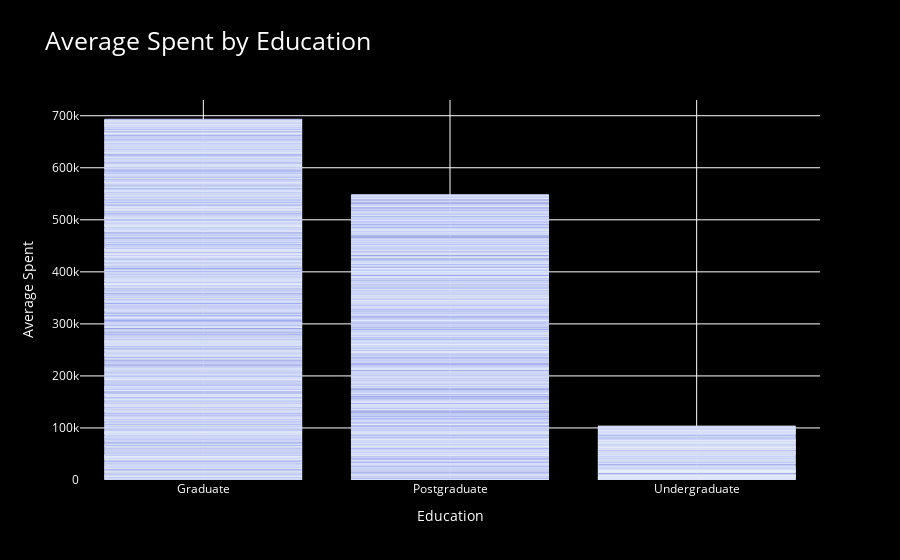

Source (notebook cell):
### Markdown cell above
### <center> Average Spent x Education and Family_Size

### Code cell
fig = go.Figure()

fig.add_trace(
    go.Bar(x=data['Education'], y=data['Spent'])
)

fig.update_layout(
    title='Average Spent by Education',
    yaxis_title='Average Spent',
    xaxis_title='Education',
    title_font_size=25,
    plot_bgcolor='black',
    paper_bgcolor='black',
    font=dict(color='white')
)

fig.update_xaxes(showgrid=True, gridwidth=1, gridcolor='white', zeroline=False)
fig.update_yaxes(showgrid=True, gridwidth=1, gridcolor='white', zeroline=False)

fig.show()

### Figure 1 — Plotly figure (JSON) as saved in the notebook; plotly's stock layout.template omitted (floating-point values rounded to 4 significant figures; data arrays with more than 128 entries replaced by an {"elided": "..."} marker saying what was removed)
{"data": [{"type": "bar", "x": {"elided": "2215 str values"}, "y": {"elided": "2215 int values"}}], "layout": {"autosize": true, "font": {"color": "white"}, "paper_bgcolor": "black", "plot_bgcolor": "black", "title": {"font": {"size": 25}, "text": "Average Spent by Education"}, "xaxis": {"autorange": true, "gridcolor": "white", "gridwidth": 1, "range": [-0.5, 2.5], "showgrid": true, "title": {"text": "Education"}, "type": "category", "zeroline": false}, "yaxis": {"autorange": true, "gridcolor": "white", "gridwidth": 1, "range": [0, 730300.0], "showgrid": true, "title": {"text": "Average Spent"}, "type": "linear", "zeroline": false}}}
